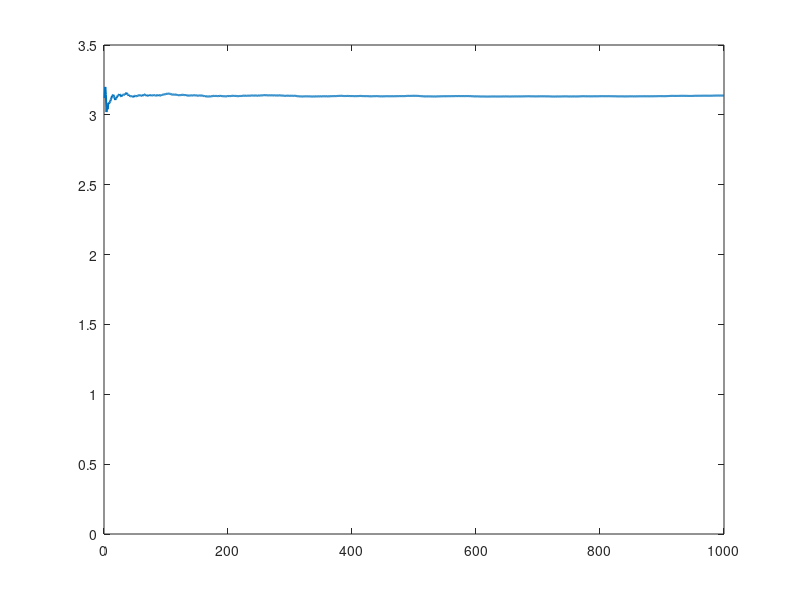

Recreate this plot in MATLAB.
close all;
clear;
%% a
% bigger function y=4;
n=100;
t=1000;
count=0;
ptxs=zeros(n,1);
ptys=zeros(n,1);
optxs=zeros(n,1);
optys=zeros(n,1);

avd1=zeros(t,1);
for ind=1:t
    arr=zeros(n,1);
    area=zeros(n,1);
    count=0;
    for i=1:n
        ptx=rand();
        pty=rand();
        ptxs(i)=ptx;
        ptys(i)=pty;
        if(ptx*ptx+pty*pty<=1)
            optxs(i)=ptx;
            optys(i)=pty;  
            count=count+1;
            arr(i)=1;
        end
        area(i)=count/i;
    end
    pi_val=area*4;
    avd1(ind)=pi_val(n);
end

for i=2:t
    avd1(i)=(avd1(i)+avd1(i-1)*(i-1) )/(i);
end

figure;
plot(1:1:t,avd1,'lineWidth',1.5);
ylim([0 3.5])
